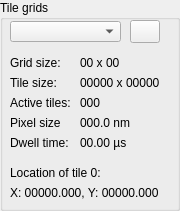
         <widget class="QGroupBox" name="groupBox_3">
          <property name="minimumSize">
           <size>
            <width>0</width>
            <height>211</height>
           </size>
          </property>
          <property name="title">
           <string>Tile grids</string>
          </property>
          <widget class="QLabel" name="label_gridSize">
           <property name="geometry">
            <rect>
             <x>80</x>
             <y>55</y>
             <width>81</width>
             <height>16</height>
            </rect>
           </property>
           <property name="text">
            <string>00 x 00</string>
           </property>
          </widget>
          <widget class="QLabel" name="label_numberActiveTiles">
           <property name="geometry">
            <rect>
             <x>80</x>
             <y>95</y>
             <width>81</width>
             <height>16</height>
            </rect>
           </property>
           <property name="text">
            <string>000</string>
           </property>
          </widget>
          <widget class="QLabel" name="label_at">
           <property name="geometry">
            <rect>
             <x>10</x>
             <y>95</y>
             <width>61</width>
             <height>16</height>
            </rect>
           </property>
           <property name="text">
            <string>Active tiles:</string>
           </property>
          </widget>
          <widget class="QLabel" name="label_g">
           <property name="geometry">
            <rect>
             <x>10</x>
             <y>55</y>
             <width>61</width>
             <height>16</height>
            </rect>
           </property>
           <property name="text">
            <string>Grid size:</string>
           </property>
          </widget>
          <widget class="QLabel" name="label_o">
           <property name="geometry">
            <rect>
             <x>10</x>
             <y>165</y>
             <width>141</width>
             <height>16</height>
            </rect>
           </property>
           <property name="text">
            <string>Location of tile 0:</string>
           </property>
          </widget>
          <widget class="QPushButton" name="pushButton_gridSettings">
           <property name="geometry">
            <rect>
             <x>130</x>
             <y>20</y>
             <width>30</width>
             <height>23</height>
            </rect>
           </property>
           <property name="text">
            <string/>
           </property>
          </widget>
          <widget class="QLabel" name="label_gridOrigin">
           <property name="geometry">
            <rect>
             <x>10</x>
             <y>185</y>
             <width>151</width>
             <height>16</height>
            </rect>
           </property>
           <property name="text">
            <string>X: 00000.000, Y: 00000.000</string>
           </property>
          </widget>
          <widget class="QComboBox" name="comboBox_gridSelector">
           <property name="geometry">
            <rect>
             <x>10</x>
             <y>21</y>
             <width>111</width>
             <height>21</height>
            </rect>
           </property>
           <property name="iconSize">
            <size>
             <width>18</width>
             <height>9</height>
            </size>
           </property>
          </widget>
          <widget class="QLabel" name="label_ps">
           <property name="geometry">
            <rect>
             <x>10</x>
             <y>115</y>
             <width>51</width>
             <height>16</height>
            </rect>
           </property>
           <property name="text">
            <string>Pixel size:</string>
           </property>
          </widget>
          <widget class="QLabel" name="label_tilePixelSize">
           <property name="geometry">
            <rect>
             <x>80</x>
             <y>115</y>
             <width>81</width>
             <height>16</height>
            </rect>
           </property>
           <property name="text">
            <string>000.0 nm</string>
           </property>
          </widget>
          <widget class="QLabel" name="label_fs">
           <property name="geometry">
            <rect>
             <x>10</x>
             <y>75</y>
             <width>61</width>
             <height>16</height>
            </rect>
           </property>
           <property name="text">
            <string>Tile size:</string>
           </property>
          </widget>
          <widget class="QLabel" name="label_tileSize">
           <property name="geometry">
            <rect>
             <x>80</x>
             <y>75</y>
             <width>91</width>
             <height>16</height>
            </rect>
           </property>
           <property name="text">
            <string>00000 x 00000</string>
           </property>
          </widget>
          <widget class="QLabel" name="label_tileDwellTime">
           <property name="geometry">
            <rect>
             <x>80</x>
             <y>135</y>
             <width>81</width>
             <height>16</height>
            </rect>
           </property>
           <property name="text">
            <string>00.00 µs</string>
           </property>
          </widget>
          <widget class="QLabel" name="label_dt">
           <property name="geometry">
            <rect>
             <x>10</x>
             <y>135</y>
             <width>61</width>
             <height>16</height>
            </rect>
           </property>
           <property name="text">
            <string>Dwell time:</string>
           </property>
          </widget>
         </widget>
